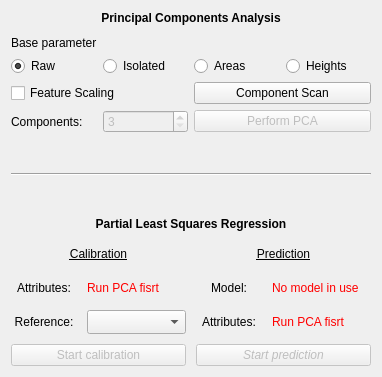
           <widget class="QWidget" name="p5">
            <property name="geometry">
             <rect>
              <x>0</x>
              <y>0</y>
              <width>382</width>
              <height>377</height>
             </rect>
            </property>
            <attribute name="label">
             <string>PCA and PLS Regression</string>
            </attribute>
            <layout class="QVBoxLayout" name="verticalLayout_15">
             <item>
              <layout class="QVBoxLayout" name="verticalLayout_10">
               <item>
                <widget class="QLabel" name="p5lB1">
                 <property name="font">
                  <font>
                   <bold>true</bold>
                   <underline>false</underline>
                  </font>
                 </property>
                 <property name="text">
                  <string>Principal Components Analysis</string>
                 </property>
                 <property name="alignment">
                  <set>Qt::AlignCenter</set>
                 </property>
                </widget>
               </item>
               <item>
                <spacer name="p5vS1">
                 <property name="orientation">
                  <enum>Qt::Vertical</enum>
                 </property>
                 <property name="sizeType">
                  <enum>QSizePolicy::Fixed</enum>
                 </property>
                 <property name="sizeHint" stdset="0">
                  <size>
                   <width>20</width>
                   <height>5</height>
                  </size>
                 </property>
                </spacer>
               </item>
               <item>
                <widget class="QLabel" name="p5lB2">
                 <property name="text">
                  <string>Base parameter</string>
                 </property>
                </widget>
               </item>
               <item>
                <layout class="QGridLayout" name="gridLayout_3">
                 <item row="0" column="0">
                  <widget class="QRadioButton" name="p5rB1">
                   <property name="text">
                    <string>Raw</string>
                   </property>
                   <property name="checked">
                    <bool>true</bool>
                   </property>
                  </widget>
                 </item>
                 <item row="0" column="1">
                  <widget class="QRadioButton" name="p5rB2">
                   <property name="text">
                    <string>Isolated</string>
                   </property>
                  </widget>
                 </item>
                 <item row="0" column="2">
                  <widget class="QRadioButton" name="p5rB3">
                   <property name="text">
                    <string>Areas</string>
                   </property>
                  </widget>
                 </item>
                 <item row="0" column="3">
                  <widget class="QRadioButton" name="p5rB4">
                   <property name="text">
                    <string>Heights</string>
                   </property>
                  </widget>
                 </item>
                </layout>
               </item>
               <item>
                <layout class="QGridLayout" name="gridLayout_4">
                 <item row="0" column="0">
                  <widget class="QCheckBox" name="p5cBox1">
                   <property name="text">
                    <string>Feature Scaling</string>
                   </property>
                  </widget>
                 </item>
                 <item row="0" column="1">
                  <widget class="QPushButton" name="p5pB1">
                   <property name="text">
                    <string>Component Scan</string>
                   </property>
                  </widget>
                 </item>
                 <item row="1" column="0">
                  <layout class="QHBoxLayout" name="horizontalLayout_9">
                   <item>
                    <widget class="QLabel" name="p5lB3">
                     <property name="text">
                      <string>Components:</string>
                     </property>
                    </widget>
                   </item>
                   <item>
                    <widget class="QSpinBox" name="p5sB1">
                     <property name="enabled">
                      <bool>false</bool>
                     </property>
                     <property name="minimum">
                      <number>3</number>
                     </property>
                     <property name="maximum">
                      <number>100</number>
                     </property>
                    </widget>
                   </item>
                  </layout>
                 </item>
                 <item row="1" column="1">
                  <widget class="QPushButton" name="p5pB2">
                   <property name="enabled">
                    <bool>false</bool>
                   </property>
                   <property name="text">
                    <string>Perform PCA</string>
                   </property>
                  </widget>
                 </item>
                </layout>
               </item>
              </layout>
             </item>
             <item>
              <layout class="QVBoxLayout" name="verticalLayout_14">
               <item>
                <spacer name="verticalSpacer_12">
                 <property name="orientation">
                  <enum>Qt::Vertical</enum>
                 </property>
                 <property name="sizeType">
                  <enum>QSizePolicy::Preferred</enum>
                 </property>
                 <property name="sizeHint" stdset="0">
                  <size>
                   <width>20</width>
                   <height>40</height>
                  </size>
                 </property>
                </spacer>
               </item>
               <item>
                <widget class="Line" name="line_2">
                 <property name="orientation">
                  <enum>Qt::Horizontal</enum>
                 </property>
                </widget>
               </item>
               <item>
                <spacer name="verticalSpacer_13">
                 <property name="orientation">
                  <enum>Qt::Vertical</enum>
                 </property>
                 <property name="sizeType">
                  <enum>QSizePolicy::Preferred</enum>
                 </property>
                 <property name="sizeHint" stdset="0">
                  <size>
                   <width>20</width>
                   <height>40</height>
                  </size>
                 </property>
                </spacer>
               </item>
              </layout>
             </item>
             <item>
              <layout class="QVBoxLayout" name="verticalLayout_13">
               <item>
                <widget class="QLabel" name="p5lB4">
                 <property name="maximumSize">
                  <size>
                   <width>16777215</width>
                   <height>27</height>
                  </size>
                 </property>
                 <property name="font">
                  <font>
                   <bold>true</bold>
                  </font>
                 </property>
                 <property name="text">
                  <string>Partial Least Squares Regression</string>
                 </property>
                 <property name="alignment">
                  <set>Qt::AlignCenter</set>
                 </property>
                </widget>
               </item>
               <item>
                <spacer name="verticalSpacer_11">
                 <property name="orientation">
                  <enum>Qt::Vertical</enum>
                 </property>
                 <property name="sizeType">
                  <enum>QSizePolicy::Fixed</enum>
                 </property>
                 <property name="sizeHint" stdset="0">
                  <size>
                   <width>20</width>
                   <height>5</height>
                  </size>
                 </property>
                </spacer>
               </item>
               <item>
                <layout class="QHBoxLayout" name="horizontalLayout_10">
                 <property name="spacing">
                  <number>10</number>
                 </property>
                 <item>
                  <layout class="QVBoxLayout" name="verticalLayout_12">
                   <item>
                    <widget class="QLabel" name="p5lB5">
                     <property name="minimumSize">
                      <size>
                       <width>0</width>
                       <height>24</height>
                      </size>
                     </property>
                     <property name="font">
                      <font>
                       <underline>true</underline>
                      </font>
                     </property>
                     <property name="text">
                      <string>Calibration</string>
                     </property>
                     <property name="alignment">
                      <set>Qt::AlignCenter</set>
                     </property>
                    </widget>
                   </item>
                   <item>
                    <layout class="QGridLayout" name="gridLayout_6">
                     <item row="0" column="0">
                      <widget class="QLabel" name="p5lB6">
                       <property name="minimumSize">
                        <size>
                         <width>0</width>
                         <height>24</height>
                        </size>
                       </property>
                       <property name="text">
                        <string>Attributes:</string>
                       </property>
                       <property name="alignment">
                        <set>Qt::AlignCenter</set>
                       </property>
                      </widget>
                     </item>
                     <item row="0" column="1">
                      <widget class="QLabel" name="p5lB7">
                       <property name="minimumSize">
                        <size>
                         <width>99</width>
                         <height>24</height>
                        </size>
                       </property>
                       <property name="styleSheet">
                        <string notr="true">color:red</string>
                       </property>
                       <property name="text">
                        <string>Run PCA fisrt</string>
                       </property>
                      </widget>
                     </item>
                     <item row="1" column="0">
                      <widget class="QLabel" name="p5lB8">
                       <property name="minimumSize">
                        <size>
                         <width>0</width>
                         <height>24</height>
                        </size>
                       </property>
                       <property name="text">
                        <string>Reference:</string>
                       </property>
                       <property name="alignment">
                        <set>Qt::AlignCenter</set>
                       </property>
                      </widget>
                     </item>
                     <item row="1" column="1">
                      <widget class="QComboBox" name="p5cB1">
                       <property name="enabled">
                        <bool>true</bool>
                       </property>
                       <property name="minimumSize">
                        <size>
                         <width>0</width>
                         <height>24</height>
                        </size>
                       </property>
                      </widget>
                     </item>
                    </layout>
                   </item>
                   <item>
                    <widget class="QPushButton" name="p5pB3">
                     <property name="enabled">
                      <bool>false</bool>
                     </property>
                     <property name="text">
                      <string>Start calibration</string>
                     </property>
                    </widget>
                   </item>
                  </layout>
                 </item>
                 <item>
                  <layout class="QVBoxLayout" name="verticalLayout_11">
                   <item>
                    <widget class="QLabel" name="p5lB9">
                     <property name="minimumSize">
                      <size>
                       <width>0</width>
                       <height>24</height>
                      </size>
                     </property>
                     <property name="font">
                      <font>
                       <underline>true</underline>
                      </font>
                     </property>
                     <property name="text">
                      <string>Prediction</string>
                     </property>
                     <property name="alignment">
                      <set>Qt::AlignCenter</set>
                     </property>
                    </widget>
                   </item>
                   <item>
                    <layout class="QGridLayout" name="gridLayout_5">
                     <item row="0" column="0">
                      <widget class="QLabel" name="p5lB10">
                       <property name="minimumSize">
                        <size>
                         <width>0</width>
                         <height>24</height>
                        </size>
                       </property>
                       <property name="text">
                        <string>Model:</string>
                       </property>
                       <property name="alignment">
                        <set>Qt::AlignCenter</set>
                       </property>
                      </widget>
                     </item>
                     <item row="0" column="1">
                      <widget class="QLabel" name="p5lB11">
                       <property name="minimumSize">
                        <size>
                         <width>99</width>
                         <height>24</height>
                        </size>
                       </property>
                       <property name="styleSheet">
                        <string notr="true">color:red</string>
                       </property>
                       <property name="text">
                        <string>No model in use</string>
                       </property>
                      </widget>
                     </item>
                     <item row="1" column="0">
                      <widget class="QLabel" name="p5lB12">
                       <property name="minimumSize">
                        <size>
                         <width>0</width>
                         <height>24</height>
                        </size>
                       </property>
                       <property name="text">
                        <string>Attributes:</string>
                       </property>
                       <property name="alignment">
                        <set>Qt::AlignCenter</set>
                       </property>
                      </widget>
                     </item>
                     <item row="1" column="1">
                      <widget class="QLabel" name="p5lB13">
                       <property name="minimumSize">
                        <size>
                         <width>0</width>
                         <height>24</height>
                        </size>
                       </property>
                       <property name="styleSheet">
                        <string notr="true">color:red</string>
                       </property>
                       <property name="text">
                        <string>Run PCA fisrt</string>
                       </property>
                      </widget>
                     </item>
                    </layout>
                   </item>
                   <item>
                    <widget class="QPushButton" name="p5pB4">
                     <property name="enabled">
                      <bool>false</bool>
                     </property>
                     <property name="font">
                      <font>
                       <italic>true</italic>
                      </font>
                     </property>
                     <property name="text">
                      <string>Start prediction</string>
                     </property>
                    </widget>
                   </item>
                  </layout>
                 </item>
                </layout>
               </item>
              </layout>
             </item>
             <item>
              <spacer name="verticalSpacer_14">
               <property name="orientation">
                <enum>Qt::Vertical</enum>
               </property>
               <property name="sizeHint" stdset="0">
                <size>
                 <width>20</width>
                 <height>6</height>
                </size>
               </property>
              </spacer>
             </item>
            </layout>
           </widget>
